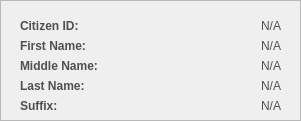
     <widget class="QFrame" name="basePopUpBodyFrame_4">
      <property name="geometry">
       <rect>
        <x>20</x>
        <y>20</y>
        <width>301</width>
        <height>121</height>
       </rect>
      </property>
      <property name="styleSheet">
       <string notr="true">#basePopUpBodyFrame_4 {
	background-color: rgb(247, 247, 247);
	border: 1px solid rgb(194, 194, 194);
	border-radius: 10px;
}</string>
      </property>
      <property name="frameShape">
       <enum>QFrame::Shape::StyledPanel</enum>
      </property>
      <property name="frameShadow">
       <enum>QFrame::Shadow::Raised</enum>
      </property>
      <widget class="QLabel" name="cp_labelCitizenID">
       <property name="geometry">
        <rect>
         <x>20</x>
         <y>10</y>
         <width>141</width>
         <height>31</height>
        </rect>
       </property>
       <property name="font">
        <font>
         <family>Arial</family>
         <pointsize>9</pointsize>
         <bold>true</bold>
        </font>
       </property>
       <property name="styleSheet">
        <string notr="true">#cp_labelCitizenID{
	background-color:transparent;
	color:#4f4f4f;
}</string>
       </property>
       <property name="text">
        <string>Citizen ID:</string>
       </property>
       <property name="alignment">
        <set>Qt::AlignmentFlag::AlignLeading|Qt::AlignmentFlag::AlignLeft|Qt::AlignmentFlag::AlignVCenter</set>
       </property>
      </widget>
      <widget class="QLabel" name="cp_displayCItizenID">
       <property name="geometry">
        <rect>
         <x>130</x>
         <y>10</y>
         <width>151</width>
         <height>31</height>
        </rect>
       </property>
       <property name="font">
        <font>
         <family>Arial</family>
         <pointsize>9</pointsize>
        </font>
       </property>
       <property name="styleSheet">
        <string notr="true">#cp_displayCItizenID{
	background-color:transparent;
	color:#4f4f4f;
}</string>
       </property>
       <property name="text">
        <string>N/A</string>
       </property>
       <property name="alignment">
        <set>Qt::AlignmentFlag::AlignRight|Qt::AlignmentFlag::AlignTrailing|Qt::AlignmentFlag::AlignVCenter</set>
       </property>
      </widget>
      <widget class="QLabel" name="cp_displayFirstName">
       <property name="geometry">
        <rect>
         <x>130</x>
         <y>30</y>
         <width>151</width>
         <height>31</height>
        </rect>
       </property>
       <property name="font">
        <font>
         <family>Arial</family>
         <pointsize>9</pointsize>
        </font>
       </property>
       <property name="styleSheet">
        <string notr="true">#cp_displayFirstName{
	background-color:transparent;
	color:#4f4f4f;
}</string>
       </property>
       <property name="text">
        <string>N/A</string>
       </property>
       <property name="alignment">
        <set>Qt::AlignmentFlag::AlignRight|Qt::AlignmentFlag::AlignTrailing|Qt::AlignmentFlag::AlignVCenter</set>
       </property>
      </widget>
      <widget class="QLabel" name="cp_labelFirstName">
       <property name="geometry">
        <rect>
         <x>20</x>
         <y>30</y>
         <width>141</width>
         <height>31</height>
        </rect>
       </property>
       <property name="font">
        <font>
         <family>Arial</family>
         <pointsize>9</pointsize>
         <bold>true</bold>
        </font>
       </property>
       <property name="styleSheet">
        <string notr="true">#cp_labelFirstName{
	background-color:transparent;
	color:#4f4f4f;
}</string>
       </property>
       <property name="text">
        <string>First Name:</string>
       </property>
       <property name="alignment">
        <set>Qt::AlignmentFlag::AlignLeading|Qt::AlignmentFlag::AlignLeft|Qt::AlignmentFlag::AlignVCenter</set>
       </property>
      </widget>
      <widget class="QLabel" name="cp_labelLastName">
       <property name="geometry">
        <rect>
         <x>20</x>
         <y>70</y>
         <width>141</width>
         <height>31</height>
        </rect>
       </property>
       <property name="font">
        <font>
         <family>Arial</family>
         <pointsize>9</pointsize>
         <bold>true</bold>
        </font>
       </property>
       <property name="styleSheet">
        <string notr="true">#cp_labelLastName{
	background-color:transparent;
	color:#4f4f4f;
}</string>
       </property>
       <property name="text">
        <string>Last Name:</string>
       </property>
       <property name="alignment">
        <set>Qt::AlignmentFlag::AlignLeading|Qt::AlignmentFlag::AlignLeft|Qt::AlignmentFlag::AlignVCenter</set>
       </property>
      </widget>
      <widget class="QLabel" name="cp_displayLastName">
       <property name="geometry">
        <rect>
         <x>130</x>
         <y>70</y>
         <width>151</width>
         <height>31</height>
        </rect>
       </property>
       <property name="font">
        <font>
         <family>Arial</family>
         <pointsize>9</pointsize>
        </font>
       </property>
       <property name="styleSheet">
        <string notr="true">#cp_displayLastName{
	background-color:transparent;
	color:#4f4f4f;
}</string>
       </property>
       <property name="text">
        <string>N/A</string>
       </property>
       <property name="alignment">
        <set>Qt::AlignmentFlag::AlignRight|Qt::AlignmentFlag::AlignTrailing|Qt::AlignmentFlag::AlignVCenter</set>
       </property>
      </widget>
      <widget class="QLabel" name="cp_displayMiddleName">
       <property name="geometry">
        <rect>
         <x>130</x>
         <y>50</y>
         <width>151</width>
         <height>31</height>
        </rect>
       </property>
       <property name="font">
        <font>
         <family>Arial</family>
         <pointsize>9</pointsize>
        </font>
       </property>
       <property name="styleSheet">
        <string notr="true">#cp_displayMiddleName{
	background-color:transparent;
	color:#4f4f4f;
}</string>
       </property>
       <property name="text">
        <string>N/A</string>
       </property>
       <property name="alignment">
        <set>Qt::AlignmentFlag::AlignRight|Qt::AlignmentFlag::AlignTrailing|Qt::AlignmentFlag::AlignVCenter</set>
       </property>
      </widget>
      <widget class="QLabel" name="cp_labelMiddleName">
       <property name="geometry">
        <rect>
         <x>20</x>
         <y>50</y>
         <width>141</width>
         <height>31</height>
        </rect>
       </property>
       <property name="font">
        <font>
         <family>Arial</family>
         <pointsize>9</pointsize>
         <bold>true</bold>
        </font>
       </property>
       <property name="styleSheet">
        <string notr="true">#cp_labelMiddleName{
	background-color:transparent;
	color:#4f4f4f;
}</string>
       </property>
       <property name="text">
        <string>Middle Name:</string>
       </property>
       <property name="alignment">
        <set>Qt::AlignmentFlag::AlignLeading|Qt::AlignmentFlag::AlignLeft|Qt::AlignmentFlag::AlignVCenter</set>
       </property>
      </widget>
      <widget class="QLabel" name="cp_displaySuffix">
       <property name="geometry">
        <rect>
         <x>130</x>
         <y>90</y>
         <width>151</width>
         <height>31</height>
        </rect>
       </property>
       <property name="font">
        <font>
         <family>Arial</family>
         <pointsize>9</pointsize>
        </font>
       </property>
       <property name="styleSheet">
        <string notr="true">#cp_displaySuffix{
	background-color:transparent;
	color:#4f4f4f;
}</string>
       </property>
       <property name="text">
        <string>N/A</string>
       </property>
       <property name="alignment">
        <set>Qt::AlignmentFlag::AlignRight|Qt::AlignmentFlag::AlignTrailing|Qt::AlignmentFlag::AlignVCenter</set>
       </property>
      </widget>
      <widget class="QLabel" name="cp_labelSuffiix">
       <property name="geometry">
        <rect>
         <x>20</x>
         <y>90</y>
         <width>141</width>
         <height>31</height>
        </rect>
       </property>
       <property name="font">
        <font>
         <family>Arial</family>
         <pointsize>9</pointsize>
         <bold>true</bold>
        </font>
       </property>
       <property name="styleSheet">
        <string notr="true">#cp_labelSuffiix{
	background-color:transparent;
	color:#4f4f4f;
}</string>
       </property>
       <property name="text">
        <string>Suffix:</string>
       </property>
       <property name="alignment">
        <set>Qt::AlignmentFlag::AlignLeading|Qt::AlignmentFlag::AlignLeft|Qt::AlignmentFlag::AlignVCenter</set>
       </property>
      </widget>
      <widget class="QLabel" name="cp_displaySex_2">
       <property name="geometry">
        <rect>
         <x>270</x>
         <y>160</y>
         <width>101</width>
         <height>31</height>
        </rect>
       </property>
       <property name="font">
        <font>
         <family>Arial</family>
         <pointsize>9</pointsize>
        </font>
       </property>
       <property name="styleSheet">
        <string notr="true">#cp_displaySex{
	background-color:transparent;
	color:#4f4f4f;
}</string>
       </property>
       <property name="text">
        <string>Male</string>
       </property>
       <property name="alignment">
        <set>Qt::AlignmentFlag::AlignRight|Qt::AlignmentFlag::AlignTrailing|Qt::AlignmentFlag::AlignVCenter</set>
       </property>
      </widget>
     </widget>
